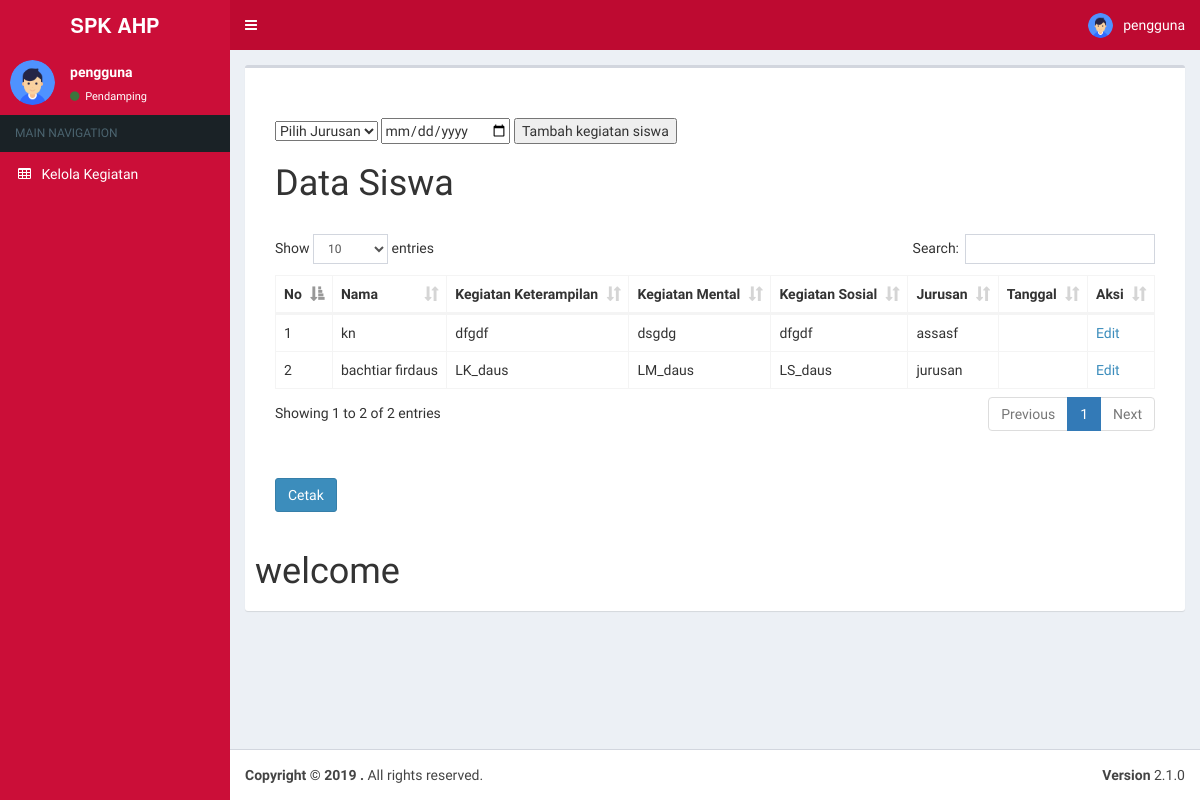
The page /dashboard_pendamping.php?page=view_pendamping/kelola_kegiatan (signed in) on the database as committed earlier.
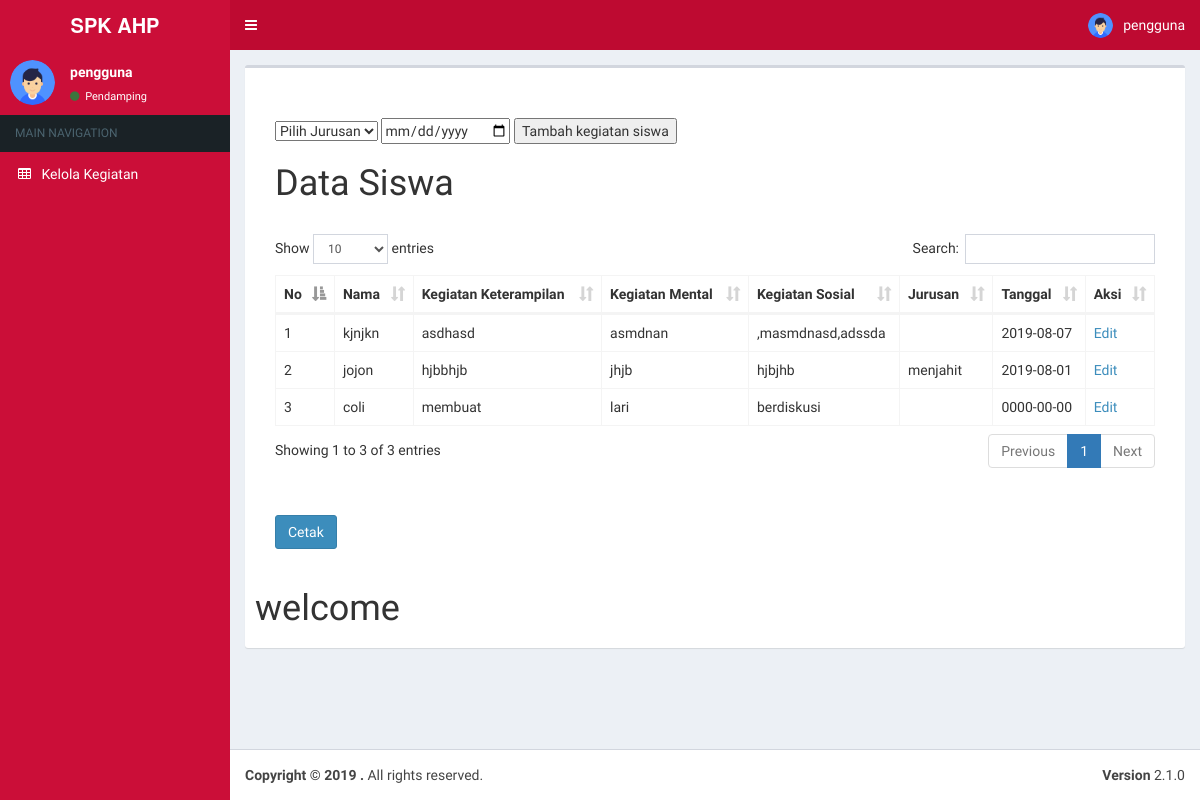
The same page on the database as committed later.
### tables this page shows
CREATE TABLE IF NOT EXISTS `tbl_cs` (
`id` int(11) NOT NULL,
  `nama` varchar(500) NOT NULL,
  `jk` varchar(500) NOT NULL,
  `ttl` varchar(500) NOT NULL,
  `agama` varchar(500) NOT NULL,
  `suku` varchar(500) NOT NULL,
  `bahasa` varchar(500) NOT NULL,
  `ald` varchar(500) NOT NULL,
  `alk` varchar(500) NOT NULL,
  `alko` varchar(500) NOT NULL,
  `ltlsk` varchar(500) NOT NULL,
  `pt` varchar(500) NOT NULL,
  `atls` varchar(500) NOT NULL,
  `km` varchar(500) NOT NULL,
  `mn` varchar(500) NOT NULL,
  `pb` varchar(500) NOT NULL,
  `bpbd` varchar(500) NOT NULL,
  `gp` varchar(500) NOT NULL,
  `nokk` varchar(500) NOT NULL,
  `nik` varchar(500) NOT NULL,
  `jurusan` varchar(500) NOT NULL,
  `asrama` varchar(500) NOT NULL,
  `lk` varchar(500) NOT NULL,
  `lm` varchar(500) NOT NULL,
  `ls` varchar(500) NOT NULL,
  `con` int(10) NOT NULL,
  `tanggal` date NOT NULL
);

### view_pendamping/kelola_kegiatan.php (the view, shortened to what this page needs)
<?php
include_once("\insert\config.php");
$result = mysqli_query($mysqli, "SELECT * FROM tbl_cs ORDER BY id DESC");
?>
<div class="containeredit">
  <select>
  <option value="volvo">Pilih Jurusan</option>
</select>
<input type="date" name="tanggals">
<button>Tambah kegiatan siswa</button>
<h1>Data Siswa</h1>
<br>
<table id="example2" border="1" class="table table-bordered table-hover">
  <thead>
  <tr>
    <th>No</th>
    <th>Nama</th>
    <th>Kegiatan Keterampilan</th>
    <th>Kegiatan Mental</th>
    <th>Kegiatan Sosial</th>
    <th>Jurusan</th>
    <th>Tanggal</th>
    <th>Aksi</th>
  </tr>
  </thead>
  <tbody>
    <?php
    $no = "1";
    while($user_data = mysqli_fetch_array($result)) {
        echo "<tr>";
        echo "<td>".$no++."</td>";
        echo "<td>".$user_data['nama']."</td>";
        echo "<td>".$user_data['lk']."</td>";
        echo "<td>".$user_data['lm']."</td>";
        echo "<td>".$user_data['ls']."</td>";
        echo "<td>".$user_data['jurusan']."</td>";
        echo "<td>".$user_data['tanggal']."</td>";
        echo "<td><a href='/program_april/view_pendamping/edit_kk.php?id=$user_data[id]'>Edit</a></tr>";
    }
    ?>
  </tbody>
</table><br><br>
<a href="view_pendamping\cetak_kk.php" class="btn btn-primary">Cetak</a>
</div>

Rows that differ between the two databases and show on the page:
removed tbl_cs: nama "kn", lk "dfgdf", lm "dsgdg", ls "dfgdf", jurusan "assasf"
removed tbl_cs: nama "bachtiar firdaus", lk "LK_daus", lm "LM_daus", ls "LS_daus", jurusan "jurusan"
added tbl_cs: nama "kjnjkn", lk "asdhasd", lm "asmdnan", ls ",masmdnasd,adssda", tanggal "2019-08-07"
added tbl_cs: nama "jojon", lk "hjbbhjb", lm "jhjb", ls "hjbjhb", jurusan "menjahit", tanggal "2019-08-01"
added tbl_cs: nama "coli", lk "membuat", lm "lari", ls "berdiskusi", tanggal "0000-00-00"
Other text that changed with them:
text written by a page script: "Show entries Search: Showing 1 to 2 of 2 entries Previous 1 Next" → "Show entries Search: Showing 1 to 3 of 3 entries Previous 1 Next"
